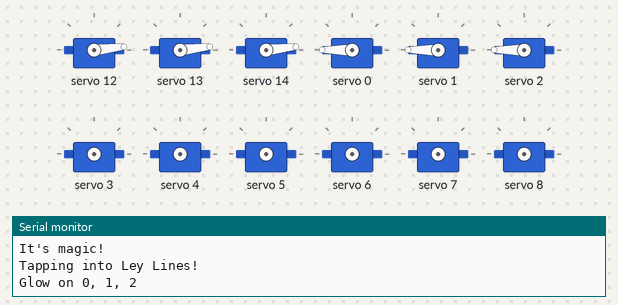
This sketch was run on a simulated Arduino Uno, built with avr-gcc and run on an emulated ATmega328P. On the bench: 12 × servo, the last lines printed to the serial monitor. Random numbers use the default seed unless the sketch sets one.

Above: at 0.1 s.
At 27.1 s:
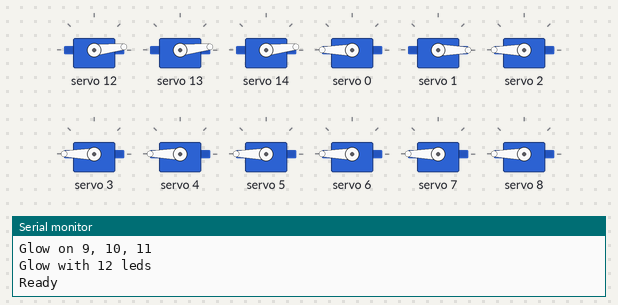
Timing chart, 0 to 28.6 s (numbered marks = the images above):
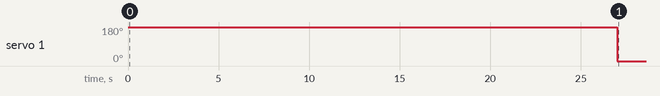

Measured:
- by itself, servo 1: 180° → 0° at 27.0 s

The sketch:

nwm-irdecoder.ino
```cpp
#include <IRremote.h>
#include <Wire.h>
#include <Adafruit_PWMServoDriver.h>

// You will have to set these values depending on the protocol
// and remote codes that you are using. These are For the Adafruit
// Mini Remote
#define MY_PROTOCOL NEC
#define BUTTON_11 0xFFA25D
#define BUTTON_12 0xFF629D
#define BUTTON_13 0xFFE21D
#define BUTTON_21 0xFF22DD
#define BUTTON_22 0xFF02FD
#define BUTTON_23 0xFFC23D
#define BUTTON_31 0xFFE01F
#define BUTTON_32 0xFFA857
#define BUTTON_33 0xFF906F
#define BUTTON_41 0xFF6897
#define BUTTON_42 0xFF9867
#define BUTTON_43 0xFFB04F
#define BUTTON_51 0xFF30CF
#define BUTTON_52 0xFF18E7
#define BUTTON_53 0xFF7A85
#define BUTTON_61 0xFF10EF
#define BUTTON_62 0xFF38C7
#define BUTTON_63 0xFF5AA5
#define BUTTON_71 0xFF42BD
#define BUTTON_72 0xFF4AB5
#define BUTTON_73 0xFF52AD
#define SERVOMIN  150 // this is the 'minimum' pulse length count (out of 4096)
#define SERVOMAX  600 // this is the 'maximum' pulse length count (out of 4096)
#define LED1 0
#define LED2 1
#define LED3 2
#define LED4 3
#define LED5 4
#define LED6 5
#define LED7 6
#define LED8 7
#define LED9 8
#define LED10 9
#define LED11 10
#define LED12 11
#define SERVO1 12
#define SERVO2 13
#define SERVO3 14
#define PINWHEEL 15

IRrecv My_Receiver(11);//Receive on pin 11
decode_results results;
Adafruit_PWMServoDriver pwm = Adafruit_PWMServoDriver();
long Previous;   // Stores previous code to handle NEC repeat codes

void snap(int servonum) {
  pwm.setPWM(servonum,0,SERVOMAX);
  delay(200);
  pwm.setPWM(servonum,0,SERVOMIN);
}

void snap2(int servonum1, int servonum2) {
  pwm.setPWM(servonum1,0,SERVOMAX);
  pwm.setPWM(servonum2,0,SERVOMAX);
  delay(200);
  pwm.setPWM(servonum1,0,SERVOMIN);
  pwm.setPWM(servonum2,0,SERVOMIN);
}

void snap3(int servonum1, int servonum2, int servonum3) {
  pwm.setPWM(servonum1,0,SERVOMAX);
  pwm.setPWM(servonum2,0,SERVOMAX);
  pwm.setPWM(servonum3,0,SERVOMAX);
  delay(200);
  pwm.setPWM(servonum1,0,SERVOMIN);
  pwm.setPWM(servonum2,0,SERVOMIN);
  pwm.setPWM(servonum3,0,SERVOMIN);
}

void glow(int led1, int led2, int led3) {
  Serial.print("Glow on ");
  Serial.print(led1);
  Serial.print(", ");
  Serial.print(led2);
  Serial.print(", ");
  Serial.println(led3);
  for (int x=595; x > 0; x--) {
    long rnum = random(1000,3500);
    uint16_t pulselen = rnum + x;
    pwm.setPWM(led1, 0, pulselen);
    rnum = random(1000,3000);
    pulselen = rnum + x;
    pwm.setPWM(led2, 0, pulselen);
    rnum = random(1000,3000);
    pulselen = rnum + x;
    pwm.setPWM(led3, 0, pulselen);
    delay(5);
  }
  pwm.setPWM(led1,0,4096);
  pwm.setPWM(led2,0,4096);
  pwm.setPWM(led3,0,4096);
}

void randGlows() {
  int rnum = random(1,12);
  glows(rnum);
}

void randGlow3() {
  int rnum1 = random(1,12);
  int rnum2 = random(1,12);
  int rnum3 = random(1,12);
  while (rnum2 == rnum1) {
    rnum2 = random(1,12);
  }
  while ((rnum3 == rnum1) || (rnum3 == rnum2)) {
    rnum3 = random(1,12);
  }
  glow(rnum1,rnum2,rnum3);
}

void randSnap() {
  int rnum = random(1,3);
  switch (rnum) {
    case 1:
      snap(SERVO1);
      break;
    case 2:
      snap2(SERVO1, SERVO2);
      //snap(SERVO2);
      break;
    case 3:
      snap3(SERVO1, SERVO2, SERVO3);
      //snap(SERVO2);
      //snap(SERVO3);
      break;
  }
}

void glows(int numleds) {
  Serial.print("Glow with ");
  Serial.print(numleds);
  Serial.println(" leds");
  for (int x=595; x > 0; x--) {
    long rnum = random(1000,3500);
    uint16_t pulselen = rnum + x;
    pwm.setPWM(LED1, 0, pulselen);
    if (1 < numleds) {
      rnum = random(1000,3000);
      pulselen = rnum + x;
      pwm.setPWM(LED2, 0, pulselen);
      if (2 < numleds) {
        rnum = random(1000,3000);
        pulselen = rnum + x;
        pwm.setPWM(LED3, 0, pulselen);
        if (3 < numleds) {
          rnum = random(1000,3000);
          pulselen = rnum + x;
          pwm.setPWM(LED4, 0, pulselen);
          if (4 < numleds) {
            rnum = random(1000,3000);
            pulselen = rnum + x;
            pwm.setPWM(LED5, 0, pulselen);
            if (5 < numleds) {
            rnum = random(1000,3000);
            pulselen = rnum + x;
            pwm.setPWM(LED6, 0, pulselen);
              if (6 < numleds) {
                rnum = random(1000,3000);
                pulselen = rnum + x;
                pwm.setPWM(LED7, 0, pulselen);
                if (7 < numleds) {
                  rnum = random(1000,3000);
                  pulselen = rnum + x;
                  pwm.setPWM(LED8, 0, pulselen);
                  if (8 < numleds) {
                    rnum = random(1000,3000);
                    pulselen = rnum + x;
                    pwm.setPWM(LED9, 0, pulselen);
                    if (9 < numleds) {
                      rnum = random(1000,3000);
                      pulselen = rnum + x;
                      pwm.setPWM(LED10, 0, pulselen);
                      if (10 < numleds) {
                        rnum = random(1000,3000);
                        pulselen = rnum + x;
                        pwm.setPWM(LED11, 0, pulselen);
                        if (11 < numleds) {
                          rnum = random(1000,3000);
                          pulselen = rnum + x;
                          pwm.setPWM(LED12, 0, pulselen);
                        } //12
                      } //11
                    } //10
                  } //9
                } //8
              } //7
            } //6
          } //5
        } //4
      } //3
    } //2
    delay(5);
  } //for
  pwm.setPWM(LED1,0,4096);
  pwm.setPWM(LED2,0,4096);
  pwm.setPWM(LED3,0,4096);
  pwm.setPWM(LED4,0,4096);
  pwm.setPWM(LED5,0,4096);
  pwm.setPWM(LED6,0,4096);
  pwm.setPWM(LED7,0,4096);
  pwm.setPWM(LED8,0,4096);
  pwm.setPWM(LED9,0,4096);
  pwm.setPWM(LED10,0,4096);
  pwm.setPWM(LED11,0,4096);
  pwm.setPWM(LED12,0,4096);
}

void powerup() {
  Serial.println("Tapping into Ley Lines!");
  pwm.setPWM(SERVO1,0,SERVOMIN);
  pwm.setPWM(SERVO2,0,SERVOMIN);
  pwm.setPWM(SERVO3,0,SERVOMIN);
  glow(LED1,LED2,LED3);
  glow(LED4,LED5,LED6);
  glow(LED7,LED8,LED9);
  glow(LED10,LED11,LED12);
  glows(12);
  Serial.println("Ready");
}

void gotime(long action) {
  Serial.print("Received code: ");
  Serial.println(action);
  switch(action) {
            case BUTTON_11: // CH-
              Serial.println("11 CH-");
              powerup();
              break;
            case BUTTON_12: // CH
              randSnap();
              break;
            case BUTTON_13: // CH+
              randGlow3();
              break;
            case BUTTON_21: // |<<
              snap(SERVO1);
              break;
            case BUTTON_22: // >>|
              snap2(SERVO1, SERVO2);
              //snap(SERVO2);
              break;
            case BUTTON_23: // >||
              snap3(SERVO1,SERVO2,SERVO3);
              //snap(SERVO2);
              //snap(SERVO3);
              break;
            case BUTTON_31: // -
              Serial.println("31 -");
              glow(LED1,LED2,LED3); // 0,1,2
              break;
            case BUTTON_32: // +
              Serial.println("32 +");
              randGlows();
              break;
            case BUTTON_33: // EQ
              break;
            case BUTTON_41: // 0
              glows(10);
              break;
            case BUTTON_42: // 100+
              glows(11);
              break;
            case BUTTON_43: // 200+
              glows(12);
              break;
            case BUTTON_51: // 1
              glows(1);
              break;
            case BUTTON_52: // 2
              glows(2);
              break;
            case BUTTON_53: // 3
              glows(3);
              break;
            case BUTTON_61: // 4
              glows(4);
              break;
            case BUTTON_62: // 5
              glows(5);
              break;
            case BUTTON_63: // 6
              glows(6);
              break;
            case BUTTON_71: // 7
              glows(7);
              break;
            case BUTTON_72: // 8
              glows(8);
              break;
            case BUTTON_73: // 9
              glows(9);
              break;
  }
}

void setServoPulse(uint8_t n, double pulse) {
  double pulselength;

  pulselength = 1000000;   // 1,000,000 us per second
  pulselength /= 60;   // 60 Hz
  Serial.print(pulselength); Serial.println(" us per period");
  pulselength /= 4096;  // 12 bits of resolution
  Serial.print(pulselength); Serial.println(" us per bit");
  pulse *= 1000;
  pulse /= pulselength;
  Serial.println(pulse);
  pwm.setPWM(n, 0, pulse);
}

void setup()
{
  My_Receiver.enableIRIn(); // Start the receiver
  Serial.begin(9600);
  Serial.println("It's magic!");

  pwm.begin();

  pwm.setPWMFreq(60);  // Analog servos run at ~60 Hz updates

  powerup();
}

void loop()
{
  pwm.setPWM(LED2,0,4096);
    if (My_Receiver.decode(&results)) {
       if(results.value!=0xFFFFFFFF)
           gotime(results.value);
       Previous=results.value;
       My_Receiver.resume();
    }
    delay(100);
    pwm.setPWM(LED2,4000,1);
    delay(100);
}
```
